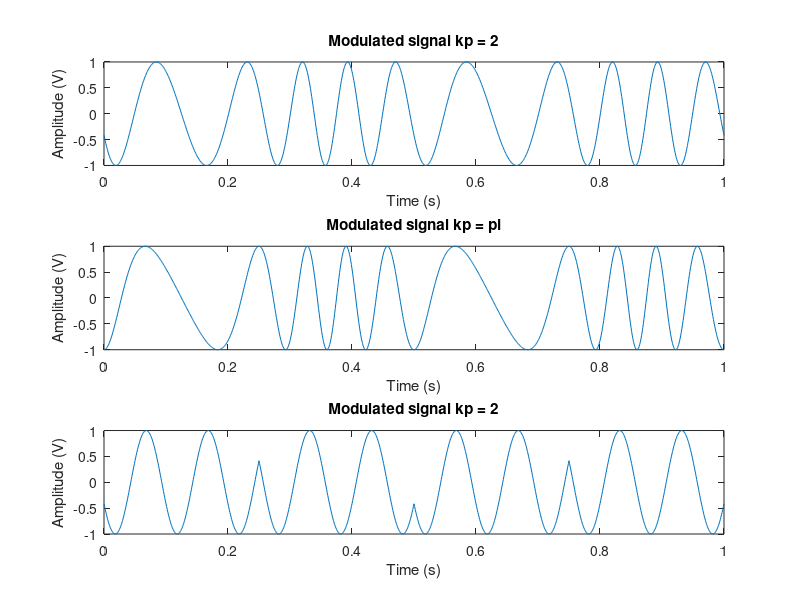

This figure's MATLAB source: (Note: this script raises an error after producing the figure.)
%% Task 1
% Define the parameters
Am = 1; % Amplitude of the message signal
Ac = 1; % Amplitude of the carrier signal
fm = 2; % Frequency of the message signal
fc = 10; % Frequency of the carrier signal
fs = 1000; % Sampling frequency
t = 0:1 / fs:1; % Time vector

kp = 2;
m_t = Am * cos(2 * pi * fm * t);
s_t = Ac * cos(2 * pi * fc * t + kp * m_t);
subplot(311)
plot(t, s_t)
xlabel('Time (s)');
ylabel('Amplitude (V)');
title ('Modulated signal kp = 2');

kp = pi;
m_t = Am * cos(2 * pi * fm * t);
s_t = Ac * cos(2 * pi * fc * t + kp * m_t);
subplot(312)
plot(t, s_t)
xlabel('Time (s)');
ylabel('Amplitude (V)');
title ('Modulated signal kp = pi');

kp = pi / 2;
m_t = Am * cos(2 * pi * fm * t);
s_t = Ac * cos(2 * pi * fc * t + kp * m_t);
subplot(313)
plot(t, s_t)
xlabel('Time (s)');
ylabel('Amplitude (V)');
title ('Modulated signal kp = pi/2');

%% Task 2
% Define the parameters
Am = 1; % Amplitude of the message signal
Ac = 1; % Amplitude of the carrier signal
fm = 2; % Frequency of the message signal
fc = 10; % Frequency of the carrier signal
fs = 1000; % Sampling frequency
t = 0:1 / fs:1; % Time vector

kp = 2;
m_t = Am * square(2 * pi * fm * t);
s_t = Ac * cos(2 * pi * fc * t + kp * m_t);
plot(t, s_t)
xlabel('Time (s)');
ylabel('Amplitude (V)');
title ('Modulated signal kp = 2');

%% Task 3
% Define parameters
t = 0:0.001:1;
fc = 10;
fm = 2;
Kp = pi/2;
fs = 100;

% Generate message signal 
Am = 1;
phase_dev = Kp*Am;
m_t = Am*cos(2*pi*fm*t);

% Perform PM modulation
pm_t = pmmod(m_t, fc, fs, phase_dev);

% Perform PM demodulation
demod_m_t = pmdemod(pm_t, fc, fs, phase_dev);

% Plot original and demodulated signals
figure
subplot(311)
plot(t, m_t, 'b');
xlabel('Time (s)');
ylabel('Amplitude');
title('Original Message Signal')
subplot(312)
plot(t, pm_t, 'b');
xlabel('Time (s)');
ylabel('Amplitude');
title('Modulated Signal')
subplot(313)
plot(t, demod_m_t, 'r');
xlabel('Time (s)');
ylabel('Amplitude');
title('Demodulated Signal');
